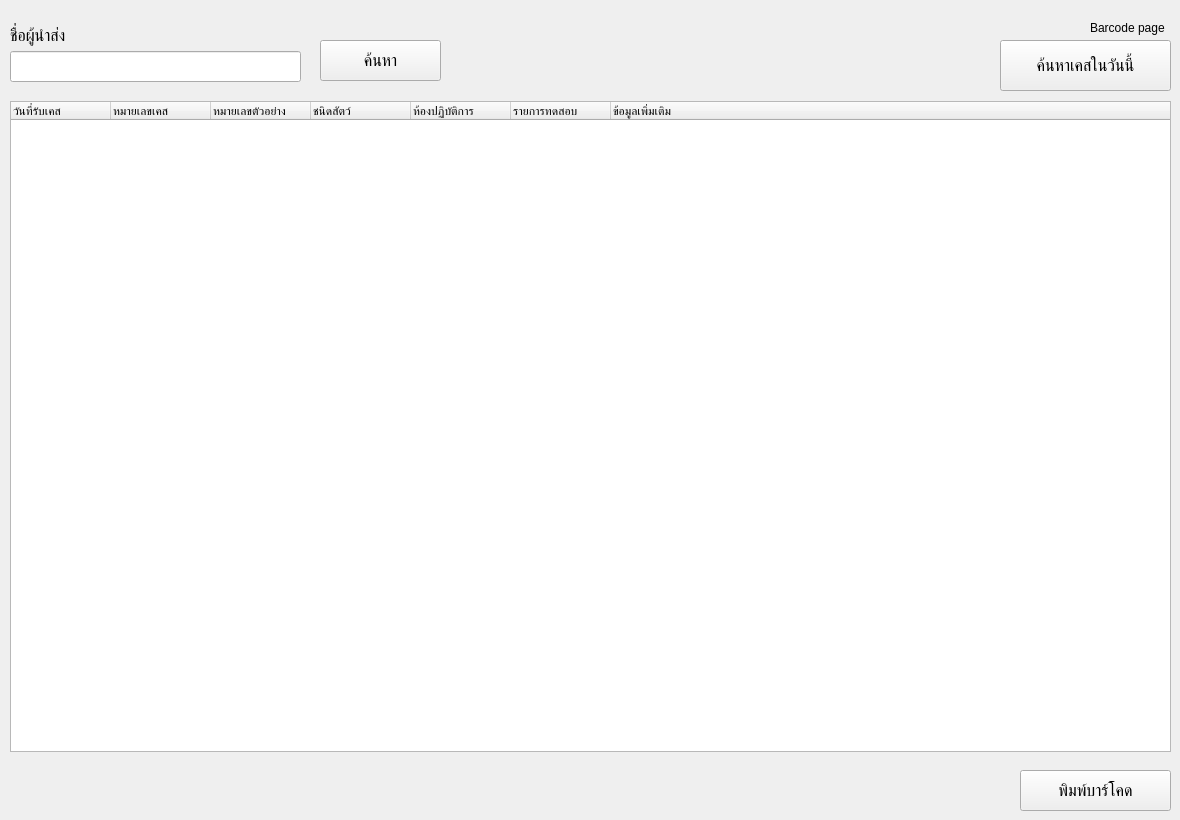
     <widget class="QWidget" name="barcode_page">
      <widget class="QLabel" name="label_4">
       <property name="geometry">
        <rect>
         <x>1090</x>
         <y>20</y>
         <width>81</width>
         <height>16</height>
        </rect>
       </property>
       <property name="text">
        <string>Barcode page</string>
       </property>
      </widget>
      <widget class="QLabel" name="label_11">
       <property name="geometry">
        <rect>
         <x>10</x>
         <y>20</y>
         <width>81</width>
         <height>31</height>
        </rect>
       </property>
       <property name="font">
        <font>
         <pointsize>12</pointsize>
        </font>
       </property>
       <property name="text">
        <string>ชื่อผู้นำส่ง</string>
       </property>
      </widget>
      <widget class="QTreeWidget" name="sticker_search_treeWidget">
       <property name="geometry">
        <rect>
         <x>10</x>
         <y>101</y>
         <width>1161</width>
         <height>651</height>
        </rect>
       </property>
       <column>
        <property name="text">
         <string>วันที่รับเคส</string>
        </property>
       </column>
       <column>
        <property name="text">
         <string>หมายเลขเคส</string>
        </property>
       </column>
       <column>
        <property name="text">
         <string>หมายเลขตัวอย่าง</string>
        </property>
       </column>
       <column>
        <property name="text">
         <string>ชนิดสัตว์</string>
        </property>
       </column>
       <column>
        <property name="text">
         <string>ห้องปฏิบัติการ</string>
        </property>
       </column>
       <column>
        <property name="text">
         <string>รายการทดสอบ</string>
        </property>
       </column>
       <column>
        <property name="text">
         <string>ข้อมูลเพิ่มเติม</string>
        </property>
       </column>
      </widget>
      <widget class="QPushButton" name="sticker_search_pushButton">
       <property name="geometry">
        <rect>
         <x>320</x>
         <y>40</y>
         <width>121</width>
         <height>41</height>
        </rect>
       </property>
       <property name="font">
        <font>
         <pointsize>12</pointsize>
        </font>
       </property>
       <property name="text">
        <string>ค้นหา</string>
       </property>
      </widget>
      <widget class="QLineEdit" name="sticker_search_lineEdit">
       <property name="geometry">
        <rect>
         <x>10</x>
         <y>51</y>
         <width>291</width>
         <height>31</height>
        </rect>
       </property>
      </widget>
      <widget class="QPushButton" name="today_sticker_search_pushButton">
       <property name="geometry">
        <rect>
         <x>1000</x>
         <y>40</y>
         <width>171</width>
         <height>51</height>
        </rect>
       </property>
       <property name="font">
        <font>
         <pointsize>12</pointsize>
        </font>
       </property>
       <property name="text">
        <string>ค้นหาเคสในวันนี้</string>
       </property>
      </widget>
      <widget class="QPushButton" name="print_barcode_pushButton">
       <property name="geometry">
        <rect>
         <x>1020</x>
         <y>770</y>
         <width>151</width>
         <height>41</height>
        </rect>
       </property>
       <property name="font">
        <font>
         <pointsize>12</pointsize>
        </font>
       </property>
       <property name="text">
        <string>พิมพ์บาร์โคด</string>
       </property>
      </widget>
     </widget>
